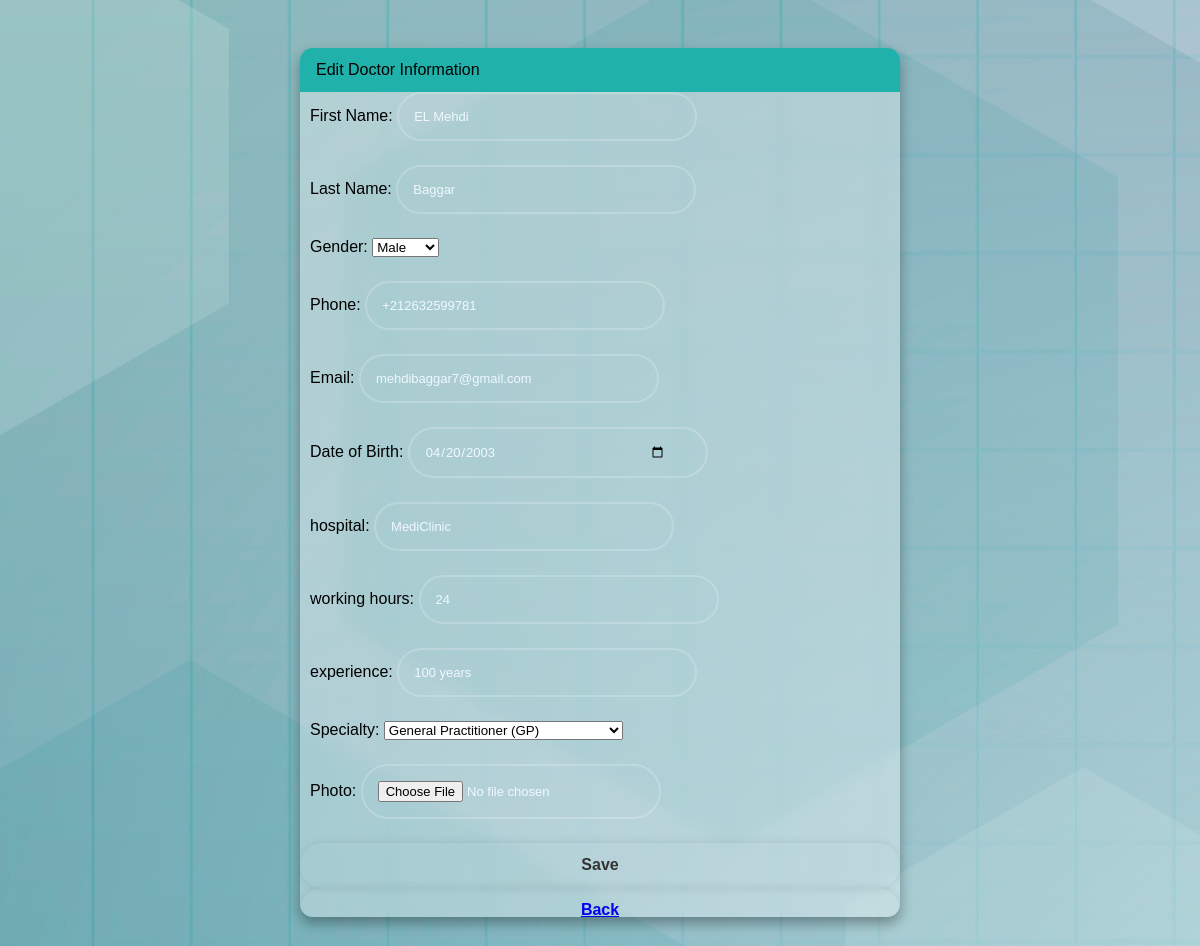
The app's page /Medi/Doctors-list/edit/4/ (signed in) with its own data.
### accounts/models.py (models this page shows)
class Doctor(AbstractUser):
    GENDER_CHOICES = [
        ('male', 'Male'),
        ('female', 'Female'),
        ('other', 'Other'),
    ]
    SPECIALITY_CHOICES = [
        ('gp', 'General Practitioner (GP)'),
        ('pediatrician', 'Pediatrician'),
        ('obgyn', 'Obstetrician/Gynecologist (OB/GYN)'),
        ('dermatologist', 'Dermatologist'),
        ('orthopedic_surgeon', 'Orthopedic Surgeon'),
        ('cardiologist', 'Cardiologist'),
        ('psychiatrist', 'Psychiatrist'),
    ]
    speciality = models.CharField(max_length=100, choices=SPECIALITY_CHOICES)
    gender = models.CharField(max_length=10, choices=GENDER_CHOICES)
    bio = models.TextField(null=True,default='')
    phone = models.CharField(max_length=20,default='')
    date_of_birth = models.DateField(default='2001-04-20')
    hospital = models.TextField(null=True, default='MediClinic')
    experience = models.TextField(null=True,default='')
    working_hours = models.CharField(max_length=100)
    photo = models.ImageField(upload_to='media/', blank=True, null=True)
    groups = models.ManyToManyField(
        Group,
        verbose_name='groups',
        blank=True,
        help_text='The groups this user belongs to.',
        related_name='doctor_set',  # Use a unique related_name
        related_query_name='user'
    )
    user_permissions = models.ManyToManyField(
        Permission,
        verbose_name='user permissions',
        blank=True,
        help_text='Specific permissions for this user.',
        related_name='doctor_set',  # Use a unique related_name
        related_query_name='user'
    )

### Medi/views.py (the view, shortened to what this page needs)
# urls.py: path('Doctors-list/edit/<int:doctor_id>/', views.edit_doctor, name='edit_doctor'),
@login_required
def edit_doctor(request, doctor_id):
    doctor = get_object_or_404(Doctor, id=doctor_id)
    return render(request, 'edit_doctor.html', {'doctor':doctor})

### Medi/templates/edit_doctor.html (shortened to what this page needs)
{% load static%}
<!DOCTYPE html>
<html lang="en">
<head>
    <link rel="stylesheet" href="{% static 'css/edit_page.css' %}">
</head>
<body>
{% block content %}
<div class="container">
    <div class="row justify-content-center">
        <div class="col-md-6">
            <div class="card">
                <div class="card-header">Edit Doctor Information</div>
                <div class="card-body">
                    <form method="post" enctype="multipart/form-data">
                        <div class="form-group">
                            <label for="first_name">First Name:</label>
                            <input type="text" class="form-control" id="first_name" name="first_name" value="{{ doctor.first_name }}">
                        </div>
                        <div class="form-group">
                            <label for="last_name">Last Name:</label>
                            <input type="text" class="form-control" id="last_name" name="last_name" value="{{ doctor.last_name }}">
                        </div>
                        <div class="form-group">
                            <label for="gender">Gender:</label>
                            <select class="form-control" id="gender" name="gender">
                                <option value="Male" {% if doctor.gender == 'Male' %}selected{% endif %}>Male</option>
                            </select>
                        </div>
                        <div class="form-group">
                            <label for="phone">Phone:</label>
                            <input type="text" class="form-control" id="phone" name="phone" value="{{ doctor.phone }}">
                        </div>
                        <div class="form-group">
                            <label for="email">Email:</label>
                            <input type="text" class="form-control" id="email" name="email" value="{{ doctor.email }}">
                        </div>
                        <div class="form-group">
                            <label for="date_of_birth">Date of Birth:</label>
                            <input type="date" class="form-control" id="date_of_birth" name="date_of_birth" value="{{ doctor.date_of_birth|date:'Y-m-d' }}">
                        </div>
                        <div class="form-group">
                            <label for="hospital">hospital:</label>
                            <input type="text" class="form-control" id="hospital" name="hospital" value="{{ doctor.hospital }}">
                        </div>
                        <div class="form-group">
                            <label for="working_hours">working hours:</label>
                            <input type="text" class="form-control" id="working_hours" name="working_hours" value="{{ doctor.working_hours }}">
                        </div>
                        <div class="form-group">
                            <label for="experience">experience:</label>
                            <input type="text" class="form-control" id="experience" name="experience" value="{{ doctor.experience }}">
                        </div>
                        <div class="form-group">
                          <label for="speciality">Specialty:</label>
                          <select class="form-control" id="speciality" name="speciality">
                            <option value="General Practitioner (GP)">General Practitioner (GP)</option>
                          </select>
                        </div>
                         <div class="form-group">
                            <label for="photo">Photo:</label>
                            <input type="file" class="form-control" id="photo" name="photo" accept="image/*">
                         </div>
                        <button type="submit" class="btn btn-primary">Save</button>
                        <button><a href="{% url 'doctor-full' doctor.id %}" class="btn btn-secondary">Back</a></button>
                    </form>
                </div>
            </div>
        </div>
    </div>
</div>
{% endblock %}
</body>
</html>

### static/css/edit_page.css (style rules this page uses)
* { margin: 0; padding: 0; box-sizing: border-box; font-family: sans-serif; }
body { min-height: 100vh; background-image: url(../images/61805.jpg); display: flex; justify-content: center ; align-items: center; }
.container { width: 50vw; height: 90vh; background-color: #fff5; backdrop-filter: blur(7px); box-shadow: 0 .4rem .8rem #0005; border-radius: .8rem; overflow: auto; overflow-y:scrollbar; visibility: visible; }
.card-header { width: 100%; height: 10%; background-color: lightseagreen; padding: .8rem 1rem; }
.form-group { margin-bottom: 1.5rem; }
.form-group input { width: 50%; height: 10%; background: transparent; border: none; outline: none; border: 2px solid rgba(255, 255, 255, .2); border-radius: 40px; font-size: 13px; color: aliceblue; padding: 15px 40px 15px 15px; }
.form-group label { margin-left:10px }
form button { width: 100%; height: 45px; background: transparent; border: none; outline: none; border-radius: 40px; box-shadow: 0 0 10px rgba(0, 0, 0, .1); cursor: pointer; font-size: 16px; color: #333; font-weight: 600; }

### records on screen
Doctor: first_name "EL Mehdi", last_name "Baggar", gender "Male", phone "+212632599781", email "mehdibaggar7@gmail.com", date_of_birth "04/20/2003", hospital "MediClinic", working_hours "24", experience "100 years"
